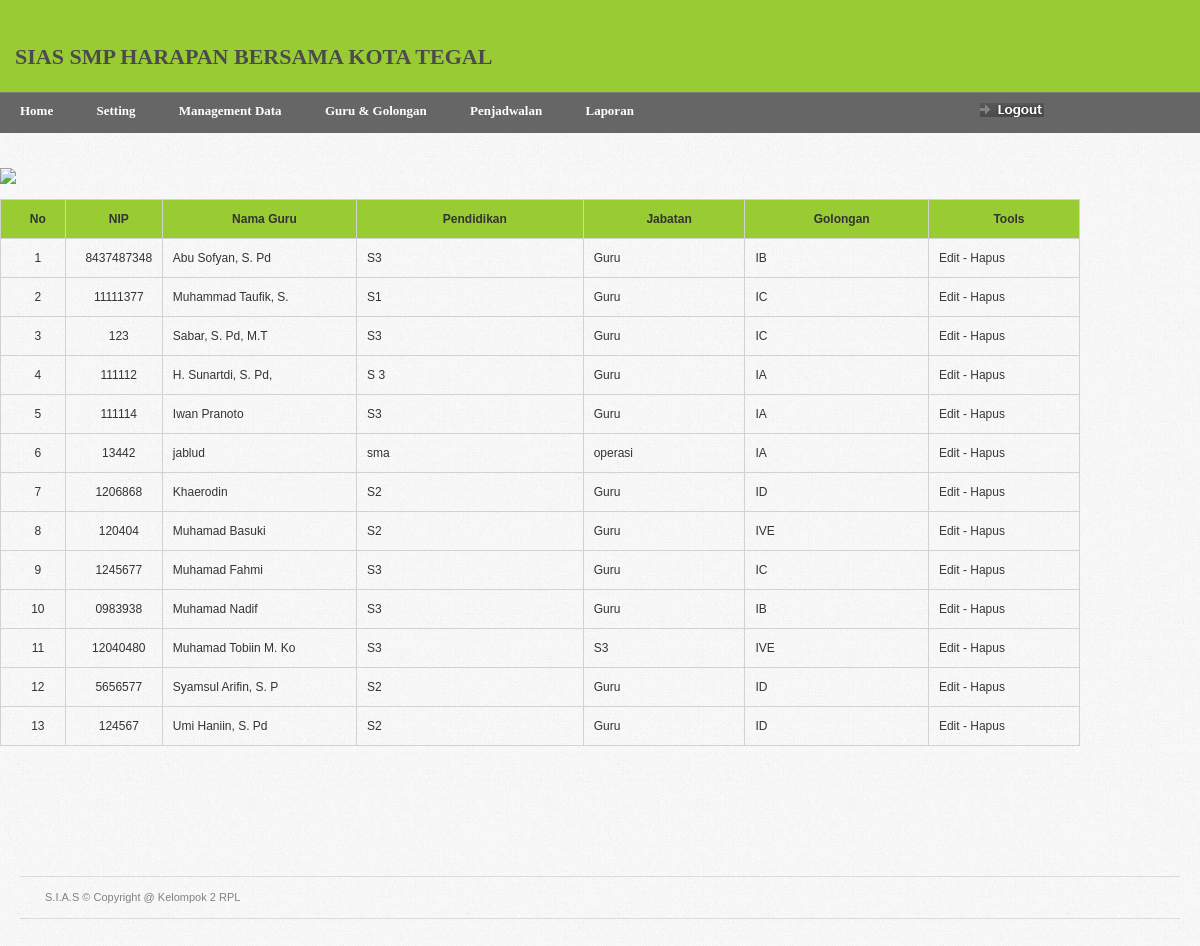
The app's page /home.php?page=gurutampil (signed in) with its own data.
### tables this page shows
CREATE TABLE IF NOT EXISTS `data_guru` (
  `id_guru` int(3) NOT NULL auto_increment,
  `nama_guru` varchar(20) NOT NULL,
  `nip` varchar(12) NOT NULL,
  `kota` varchar(30) NOT NULL,
  `tgl` int(2) NOT NULL,
  `bln` varchar(15) NOT NULL,
  `thn` int(4) NOT NULL,
  `kelamin` enum('laki-laki','perempuan') NOT NULL,
  `agama` varchar(20) NOT NULL,
  `alamat_guru` text NOT NULL,
  `tm_tanggal` int(2) NOT NULL,
  `tm_bulan` varchar(15) NOT NULL,
  `tm_tahun` int(4) NOT NULL,
  `pendidikan` varchar(30) NOT NULL,
  `golongan` varchar(30) NOT NULL,
  `jabatan` varchar(30) NOT NULL,
  `gambar` varchar(40) NOT NULL,
  `username` varchar(20) NOT NULL,
  `password` varchar(100) NOT NULL,
  PRIMARY KEY  (`id_guru`)
);

### gurutampil.php (the view, shortened to what this page needs)
<span>
<h2>
<a href="?page=guruinput"><img src="images/tombol/cooltext1864696890.png" /></a></h2>
<table width="90%" border="0" cellspacing="0" cellpadding="0" id="product-table"  >
   <tr bgcolor="#99CC33">
  <td width="6%"><div align="center"><strong>No </strong></div></td>
 	<td width="9%"><div align="center"><strong>NIP </strong></div></td>
    <td width="18%"><div align="center"><strong>Nama Guru </strong></div></td>
    <td width="21%"><div align="center"><strong>Pendidikan </strong></div></td>
	<td width="15%"><div align="center"><strong>Jabatan </strong></div></td>
	<td width="17%"><div align="center"><strong>Golongan</strong></div></td>
	<td width="14%"><div align="center"><strong>Tools</strong></div></td>
  </tr>
  <?php
  $rw=mysql_query("Select * from data_guru order by nama_guru asc");
  while($s=mysql_fetch_array($rw))
  {
  ?>
  <tr>
   <td align="center"><?php echo $c=$c+1;?></td>
    <td align="center"><?php echo $s['nip']; ?></td>
    <td><?php echo $s['nama_guru']; ?></td>
	<td><?php echo $s['pendidikan']; ?></td>
	<td><?php echo $s['jabatan']; ?></td>
	<td><?php echo $s['golongan']; ?></td>
    <td  width="14%"><a href="?page=guruedit&id_guru=<?php echo sha1($s['id_guru']); ?>">Edit</a> - <a href="?page=gurutampil&del=1&id_guru=<?php echo sha1($s['id_guru']); ?>">Hapus</a></td>
  </tr>
  <?php
  }
  ?>
</table>
</span>

### css/screen.css (style rules this page uses)
* { margin: 0; padding: 0; }
html, body { height: 100%; }
body { background: url(../images/gray_jean.png); color: #393939; font-family: Arial; font-size: 0px; line-height: 0; }
h2 { color: #393939; font-size: 16px; font-weight: bold; line-height: 20px; margin-bottom: 10px; }
#product-table { margin-bottom: 20px; }
#product-table td a { color: #393939; }
#product-table td { border: 1px solid #d2d2d2; padding: 10px 0 10px 10px; }
table { border-collapse: collapse; }
a { outline: none; text-decoration: none; }
img { border: 0; }

### records on screen
data_guru: nip "8437487348", nama_guru "Abu Sofyan, S. Pd", pendidikan "S3", jabatan "Guru", golongan "IB"
data_guru: c "2", nip "11111377", nama_guru "Muhammad Taufik, S.", pendidikan "S1", jabatan "Guru", golongan "IC"
data_guru: c "3", nip "123", nama_guru "Sabar, S. Pd, M.T", pendidikan "S3", jabatan "Guru", golongan "IC"
data_guru: c "4", nip "111112", nama_guru "H. Sunartdi, S. Pd,", pendidikan "S 3", jabatan "Guru", golongan "IA"
data_guru: c "5", nip "111114", nama_guru "Iwan Pranoto", pendidikan "S3", jabatan "Guru", golongan "IA"
data_guru: c "6", nip "13442", nama_guru "jablud", pendidikan "sma", jabatan "operasi", golongan "IA"
data_guru: c "7", nip "1206868", nama_guru "Khaerodin", pendidikan "S2", jabatan "Guru", golongan "ID"
data_guru: c "8", nip "120404", nama_guru "Muhamad Basuki", pendidikan "S2", jabatan "Guru", golongan "IVE"
data_guru: c "9", nip "1245677", nama_guru "Muhamad Fahmi", pendidikan "S3", jabatan "Guru", golongan "IC"
data_guru: c "10", nip "0983938", nama_guru "Muhamad Nadif", pendidikan "S3", jabatan "Guru", golongan "IB"
data_guru: c "11", nip "12040480", nama_guru "Muhamad Tobiin M. Ko", pendidikan "S3", jabatan "S3", golongan "IVE"
data_guru: c "12", nip "5656577", nama_guru "Syamsul Arifin, S. P", pendidikan "S2", jabatan "Guru", golongan "ID"
data_guru: c "13", nip "124567", nama_guru "Umi Haniin, S. Pd", pendidikan "S2", jabatan "Guru", golongan "ID"
